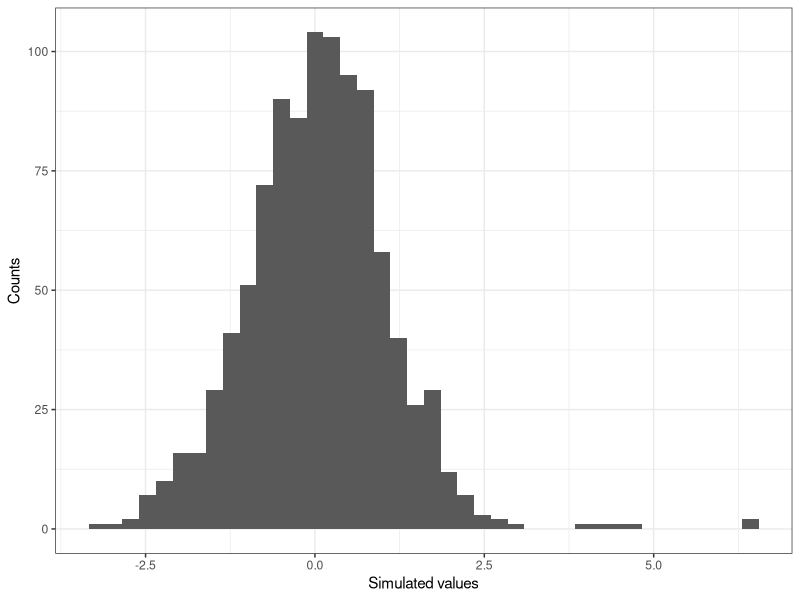
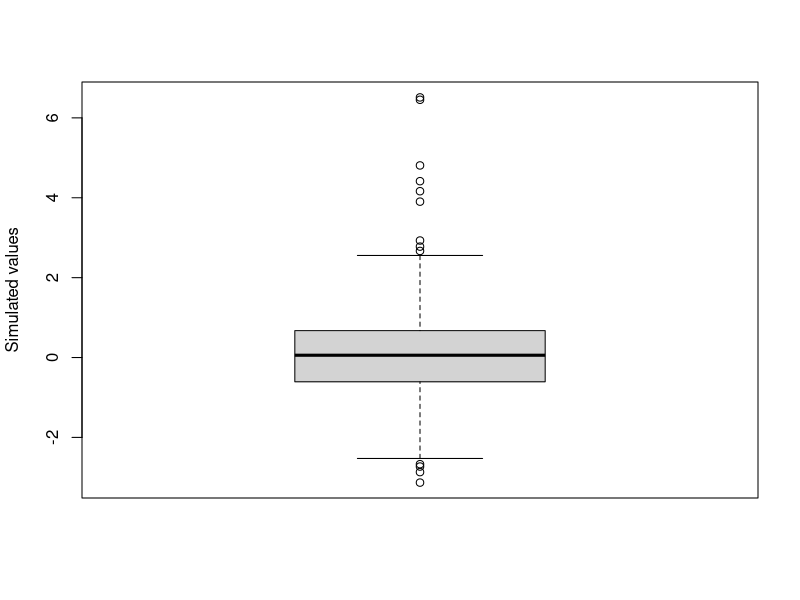

These figures' R source, in order:
## ---- chunk 1
knitr::opts_chunk$set(cache=TRUE, autodep=TRUE, cache.comments=TRUE)
## ---- chunk 2
## let's simulate and visualize data with outlying points
set.seed(10162109)
## mixing probability
my_pi <- 0.01
## suppose with have 1000 data points
n = 1000
## let's sample which points will be from X and Y
my_index <- rbinom(n = n, size = 1, prob = my_pi)
## count the "outliers"
paste("There are", sum(my_index), "outliers.")
## simulate the values by an "on-the-fly"
## function definition in sapply
## development parameter: tmp_index <- 0
my_sim_data <- sapply(X = my_index, FUN = function(tmp_index){
    ## ifelse works since 1 == TRUE and 0 == FALSE
    ifelse(test = tmp_index, yes = rnorm(1, 5, 1), no = rnorm(1,0,1))
})
ggplot2::qplot(x = my_sim_data, bins = 40) + ggplot2::theme_bw() + ggplot2::labs(x="Simulated values", y = "Counts") 
## ---- chunk 3
vals <- boxplot(x = my_sim_data, ylab = "Simulated values")
vals$out
